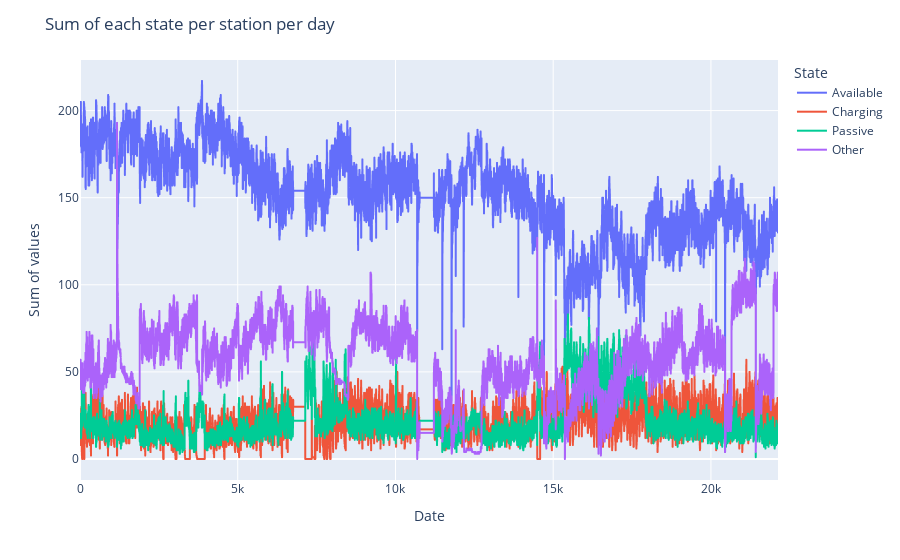

The notebook cell saved with this chart:
### Markdown cell above
Sum of each state per station per day

### Code cell
aggregated_per_day = train_station.groupby('date', as_index=False).agg({'Available':'sum','Charging':'sum','Passive':'sum', 'Other':'sum'})
fig = px.line(aggregated_per_day, y = ['Available', 'Charging', 'Passive', 'Other'])
fig.update_layout(title="Sum of each state per station per day", xaxis_title="Date", yaxis_title="Sum of values",legend_title="State")
fig.show()

### Figure 1 — Plotly figure (JSON) as saved in the notebook; plotly's stock layout.template omitted (floating-point values rounded to 4 significant figures; data arrays with more than 128 entries replaced by an {"elided": "..."} marker saying what was removed)
{"data": [{"hovertemplate": "variable=Available<br>index=%{x}<br>value=%{y}<extra></extra>", "legendgroup": "Available", "line": {"color": "#636efa", "dash": "solid"}, "marker": {"symbol": "circle"}, "mode": "lines", "name": "Available", "showlegend": true, "type": "scattergl", "x": {"elided": "22127 int values"}, "xaxis": "x", "y": {"elided": "22127 int values"}, "yaxis": "y"}, {"hovertemplate": "variable=Charging<br>index=%{x}<br>value=%{y}<extra></extra>", "legendgroup": "Charging", "line": {"color": "#EF553B", "dash": "solid"}, "marker": {"symbol": "circle"}, "mode": "lines", "name": "Charging", "showlegend": true, "type": "scattergl", "x": {"elided": "22127 int values"}, "xaxis": "x", "y": {"elided": "22127 int values"}, "yaxis": "y"}, {"hovertemplate": "variable=Passive<br>index=%{x}<br>value=%{y}<extra></extra>", "legendgroup": "Passive", "line": {"color": "#00cc96", "dash": "solid"}, "marker": {"symbol": "circle"}, "mode": "lines", "name": "Passive", "showlegend": true, "type": "scattergl", "x": {"elided": "22127 int values"}, "xaxis": "x", "y": {"elided": "22127 int values"}, "yaxis": "y"}, {"hovertemplate": "variable=Other<br>index=%{x}<br>value=%{y}<extra></extra>", "legendgroup": "Other", "line": {"color": "#ab63fa", "dash": "solid"}, "marker": {"symbol": "circle"}, "mode": "lines", "name": "Other", "showlegend": true, "type": "scattergl", "x": {"elided": "22127 int values"}, "xaxis": "x", "y": {"elided": "22127 int values"}, "yaxis": "y"}], "layout": {"legend": {"title": {"text": "State"}, "tracegroupgap": 0}, "margin": {"t": 60}, "title": {"text": "Sum of each state per station per day"}, "xaxis": {"anchor": "y", "domain": [0, 1], "title": {"text": "Date"}}, "yaxis": {"anchor": "x", "domain": [0, 1], "title": {"text": "Sum of values"}}}}
